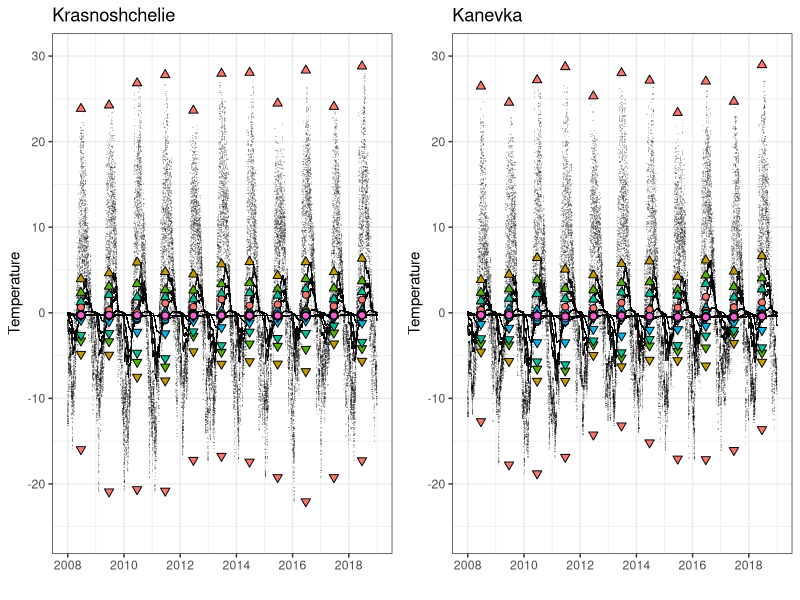

Source code (R):
## ---- chunk 1
  library(readxl)
  library(ncdf4)
  library(raster)
  library(tidyverse)
  library(ggforce)
  library(grid)
  library(sf)
  sf::sf_use_s2(FALSE)
## ---- chunk 2
  v3_mean <- as_tibble(
    read.table("data/cci permafrost GT yearly/v3/20210218_focus_mean_yr_3.csv", sep = ";", dec = ".", header = T)
    ) %>%     
    mutate(Source = if_else(Source%in%c("M. Ulrich", "A. Kholodov", "PANGAEA", "Pangaea", "Wangetal"), "GTN-P", Source)) %>%
    mutate(Source = if_else(Source=="GTN-P", "GTN-P & USGS", if_else(Source=="Nordica", "Nordicana-D", Source))) %>%
    mutate(Source = if_else(Source=="Above", "NASA ABoVE", Source)) %>%
    select(c("cci_ID", "Dataset",  "Name", "Source", "Longitude", "Latitude", "Year", "Depth"), starts_with("X"), 
           -starts_with("X."), -"X") %>% 
    rename_at(vars(starts_with('X')), function(x) paste0("mean_", substring(x, 2, nchar(x)))) %>%
    rename(holeDepth = Depth)
  
  v3_min <- as_tibble(
    read.table("data/cci permafrost GT yearly/v3/20210218_focus_min__yr_3.csv", sep = ";", dec = ".", header = T)
    ) %>%     
    select(c("cci_ID", "Year"), starts_with("X")) %>% 
    rename_at(vars(starts_with('X')), function(x) paste0("min_", substring(x, 2, nchar(x))))
  
  v3_max <- as_tibble(
    read.table("data/cci permafrost GT yearly/v3/20210218_focus_max_yr_3.csv", sep = ";", dec = ".", header = T)
    ) %>%     
    select(c("cci_ID", "Year"), starts_with("X")) %>% 
    rename_at(vars(starts_with('X')), function(x) paste0("max_", substring(x, 2, nchar(x))))
  
  v3Dat <- v3_mean %>% left_join(v3_min, by = c("cci_ID", "Year"), ) %>%
    left_join(v3_max, by = c("cci_ID", "Year")) %>%
    left_join(as.tibble(read.table("data/finalmatchup.txt", header = T, sep = "\t")), by = "Name") %>%
    mutate(Latitude = if_else(is.na(Lat), Latitude, Lat), Longitude = if_else(is.na(Lon), Longitude, Lon)) %>%
    select(-Lon, -Lat) %>%
    mutate_at(vars(starts_with("m")), ~ as.numeric(as.character(.))) %>%
    pivot_longer(col = starts_with(c("m"))) %>% rename(Temperature = value) %>%
    mutate(Type = sub("_.*", "", name), Depth = as.factor(sub(".*_", "", name))) %>% select(-name) %>%
    select(c(cci_ID, Dataset, Name, Source, Longitude, Latitude, Year, holeDepth, Type, Depth, Temperature)) %>%
    filter(!is.na(Longitude), !is.na(Temperature))
## ---- chunk 3
  ncFile <- nc_open("data/TG_with_assimilation.nc")
  
  crds  <- matrix(c(ncvar_get(ncFile, "lon"), ncvar_get(ncFile, "lat")), ncol = 2, byrow = F)
  depth <- ncvar_get(ncFile, "depth")
  time  <- as.POSIXct("2008-01-01 00:00:00.0", tz = "UTC") + ncvar_get(ncFile, "time")*60*60
  tempA <- ncvar_get(ncFile, "temperature")
  
  nc_close(ncFile)
  
  ## closest site
  sf_sites <- st_as_sf(v3Dat %>% filter(!duplicated(Name)) %>% select(c(cci_ID, Name, Longitude, Latitude)),
                       coords = c("Longitude", "Latitude"), crs = 4326) 
  sf_crds  <- st_as_sfc(lapply(split(crds, 1:nrow(crds)), function(x) st_point(x)), crs = 4326)
  
  dat <- data.frame(Name = v3Dat %>% filter(!duplicated(Name)) %>% pull("Name"), 
                    apply(st_distance(sf_sites, sf_crds)/1000, 2, as.numeric))
  dat$site <- apply(dat[,-1],  1, function(x) which.min(x))
  dat$dist <- apply(dat[,2:5], 1, function(x) x[x[4]])
  sites    <- as_tibble(dat[!is.na(dat$dist),c(1,5:6)]) %>% arrange(site, dist) %>% filter(!duplicated(site))
  
  ## Annual min, mean, max
  out <- as_tibble(data.frame(Site  = rep(rep(sites$Name, each = dim(tempA)[1]), dim(tempA)[3]), 
                              Time  = rep(time, each = dim(tempA)[1]*dim(tempA)[2]),
                              Depth = rep(depth, dim(tempA)[2]*dim(tempA)[3]), Temp = c(tempA))) %>%
          mutate(Temp = Temp - 273.15)
  
  statsTab <- out %>% filter(Site!="Upper river Lotta") %>% 
    mutate(Year = as.numeric(format(Time, "%Y"))) %>%
    group_by(Site, Depth, Year) %>% 
    summarise_at(vars(Temp), list(Min = min, Mean = mean, Max = max)) %>%
    mutate(x = as.POSIXct(glue::glue("{Year}-06-21"))) %>%
    filter(Year<2019)
  
  plt <- lapply((sites %>% pull(Name))[1:2], function(s) {
    
  pl <- ggplot(NULL, aes(x, y)) +
    geom_point(data = out %>% filter(Site==s),
               mapping = aes(x = Time, y = Temp), shape = 16, size = 0.2, alpha = 0.2) +
    geom_point(data = statsTab %>% filter(Site==s),, 
               mapping = aes(x = x, y = Max, fill = as.factor(round(Depth*100,1))), 
               shape = 24, size = 2, show.legend = FALSE) +
    geom_point(data = statsTab %>% filter(Site==s),, 
               mapping = aes(x = x, y = Min, fill = as.factor(round(Depth*100,1))), 
               shape = 25, size = 2, show.legend = FALSE) +
    geom_point(data = statsTab %>% filter(Site==s), 
               mapping = aes(x = x, y = Mean, fill = as.factor(round(Depth*100,1))), 
               shape = 21, size = 2, show.legend = FALSE) +
    ylim(range(out$Temp, na.rm = T)) +
    labs(y = "Temperature", x = "", title = s) +
    theme(text = element_text(size=rel(4))) +
    theme_bw()
  })
  
  png("figures/Figure_1.1.png", width = 23, height = 12, units = "cm", res = 250)
    gridExtra::grid.arrange(plt[[1]], plt[[2]], nrow = 1)
  dev.off()
## ---- chunk 4
statsTable <- statsTab %>% filter(Year == 2008) %>%
  mutate(Depth = round(Depth*100, 2)) %>%
  arrange(Site, Year, Depth) %>% select(-x, -Year)

library(knitr)
kable(statsTable %>% filter(Site != "Krasnoshchelie"), caption = "Annual statistics for the Year 2008 in Kanevka")
kable(statsTable %>% filter(Site == "Krasnoshchelie"), caption = "Annual statistics for the Year 2008 in Krasnoshchelie")
